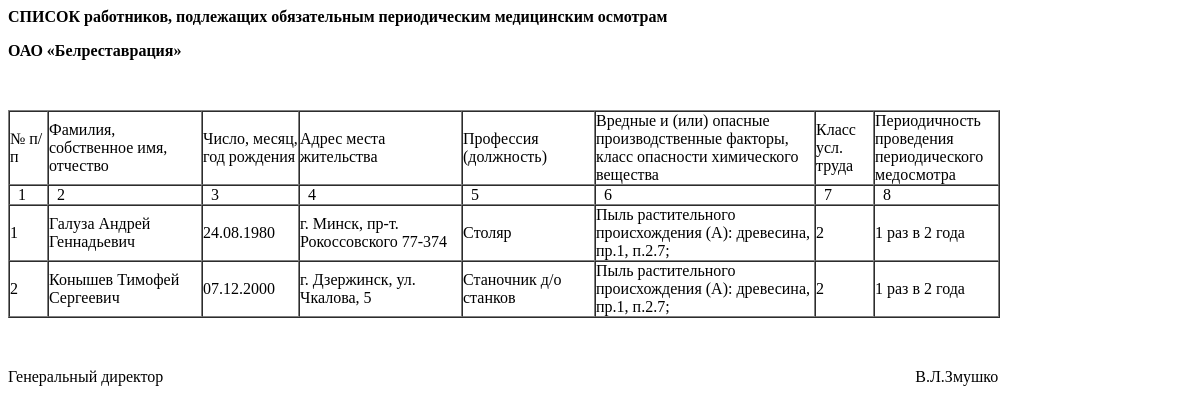
Page /workers/medical_main on the earlier database version.
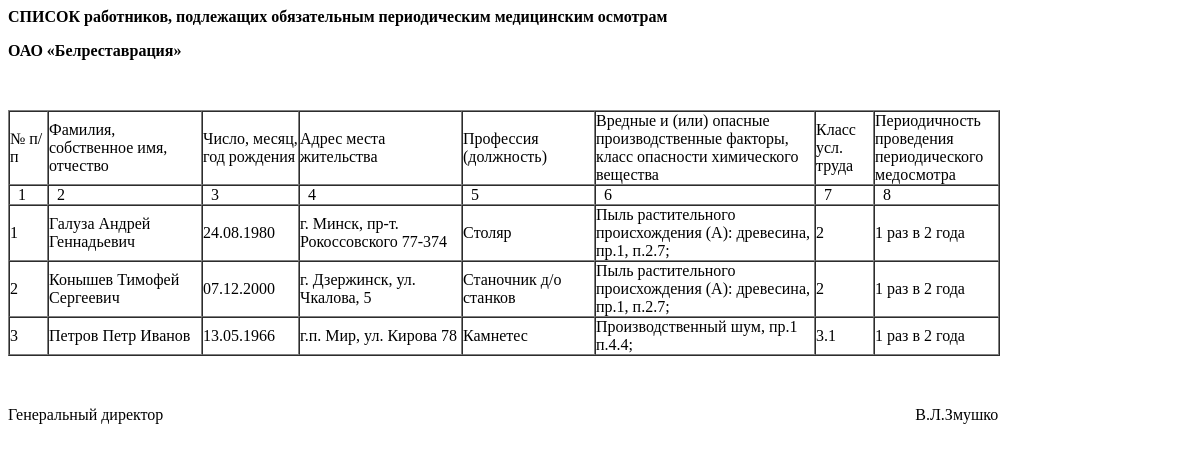
Same page on the later database version.
### workers/models.py (models this page shows, shortened)
class Workers(models.Model):
    DIVISION_CHOICES = (
        ('Администрация', 'Администрация'),
        ('ОРСМУ', 'ОРСМУ'),
        ('Производственная база', 'Производственная база'),
        ('Мирский производственный участок', 'Мирский производственный участок'),
        ('Участок металла и камня', 'Участок металла и камня'),
        ('Участок деревообработки', 'Участок деревообработки'),
    )
    CHOICES = (
        ('начальник ОРСМУ Буковский С.А.', 'начальник ОРСМУ Буковский С.А.'),
        ('заместитель начальника ОРСМУ Волохов Д.В.', 'заместитель начальника ОРСМУ Волохов Д.В.'),
        ('производитель работ ОРСМУ Носко Ю.М.', 'производитель работ ОРСМУ Носко Ю.М.'),
        ('начальник Мирского производственного участка Дрик П.А.', 'начальник Мирского производственного участка Дрик П.А.'),
        ('начальник участка металла и камня Смольский Д.Ю.', 'начальник участка металла и камня Смольский Д.Ю.'),
        ('начальник участка деревообработки Знак С.Н.', 'начальник участка деревообработки Знак С.Н.'),
        ('Не было', 'Не было'),
        ('Другой', 'Другой'),
    )
    CHOICES_FREQUENCY = (
        ('1 раз в 2 года', '1 раз в 2 года'),
        ('1 раз в год', '1 раз в год'),
    )
    DANGEROUS_FACTORS_CHOICES = (
        ('Пыль растительного происхождения (А): древесина, пр.1, п.2.7;',
         'Пыль растительного происхождения (А): древесина, пр.1, п.2.7;'),
        ('Работы на механическом оборудовании, пр.3 п.12', 'Работы на механическом оборудовании, пр.3 п.12'),
        ('Работа на высоте, пр.3 п.1.', 'Работа на высоте, пр.3 п.1.'),
        ('Производственный шум, пр.1 п.4.4;', 'Производственный шум, пр.1 п.4.4;'),
        ('Тепловое излучение, пр. 1 п.4.9.', 'Тепловое излучение, пр. 1 п.4.9.'),
        ('Работы, связанные с оптическими приборами при длительности сосредоточенного наблюдения более 50 % времени рабочей смены пр.1 п.5.6',
         'Работы, связанные с оптическими приборами при длительности сосредоточенного наблюдения более 50 % времени рабочей смены пр.1 п.5.6'),
        ('Повышенная температура воздуха, пр. 1 п.4.8.', 'Повышенная температура воздуха, пр. 1 п.4.8.'),
        ('Углеводороды ароматические: бензол (К), толуол, ксилол, стирол и другие, пр.1, п.1.1.31.',
         'Углеводороды ароматические: бензол (К), толуол, ксилол, стирол и другие, пр.1, п.1.1.31.'),
        ('Альдегиды алифатические (предельные, непредельные и ароматические): формальдегид (К, А), ацетальдегид, акролеин, бензальдегид, фталевый (А), глутаровый альдегид (А), пр.1, п.1.1.2.',
         'Альдегиды алифатические (предельные, непредельные и ароматические): формальдегид (К, А), ацетальдегид, акролеин, бензальдегид, фталевый (А), глутаровый альдегид (А), пр.1, п.1.1.2.'),
    )
    surname = models.CharField('Фамилия', max_length=30)
    firstname = models.CharField('Имя', max_length=30)
    midname = models.CharField('Отчество', max_length=30)
    bday = models.CharField('Дата рождения', max_length=30, null=True, blank=True)
    profession = models.ForeignKey('Professions', on_delete=models.PROTECT, null=True)
    division = models.CharField('Структурное подразделение', max_length=50, choices=DIVISION_CHOICES, default='Администрация')
    adress = models.CharField('Адрес', max_length=150, null=True, blank=True)
    manager = models.CharField('Руководитель стажировки', max_length=150, choices=CHOICES, default="Не было")
    training_start = models.DateField('Дата начала стажировки', null=True, blank=True)
    training_end = models.DateField('Дата окончания стажировки', null=True, blank=True)
    exam = models.DateField('Дата текущей проверки знаний', null=True, blank=True)
    medical = models.DateField('Дата текущего мед. осмотра', null=True, blank=True)
    dangerous_factors = models.CharField('Вредные и опасные факторы', max_length=200, choices=DANGEROUS_FACTORS_CHOICES,
                                         null=True, blank=True)
    condition_class = models.CharField('Класс условий труда', max_length=10, null=True, blank=True)
    frequency = models.CharField('Периодичность проведения медицинского осмотра',
                                 max_length=20, choices=CHOICES_FREQUENCY, null=True, blank=True)
    class Meta:
        verbose_name = 'Worker'
        verbose_name_plural = 'Workers'

class Professions(models.Model):
    profession = models.CharField('Профессия', max_length=50)
    def __str__(self):
        return self.profession  # To display a profession not as an object, but by title
    class Meta:
        verbose_name = 'Profession'
        verbose_name_plural = 'Professions'

### workers/views.py (the view)
# urls.py: path('medical_main', views.medical_main, name='medical_main'),
def medical_main(request):
    workers = Workers.objects.all()
    return render(request, 'workers/medical_main.html', {'workers': workers})

### workers/templates/workers/medical_main.html (shortened to what this page needs)
{% if workers %}
	<p><strong>СПИСОК работников, подлежащих обязательным периодическим медицинским осмотрам </strong></p>
	<p><strong>ОАО &laquo;Белреставрация&raquo;</strong></p>
	<p>&nbsp;</p>
		<table border="1" cellpadding="0" cellspacing="0">
			<tbody>
				<tr>
					<td style="width:37px">
						<p>№ п/п</p>
					</td>
					<td style="width:152px">
						<p>Фамилия, собственное имя, отчество</p>
					</td>
					<td style="width:95px">
						<p>Число, месяц, год рождения</p>
					</td>
					<td style="width:161px">
						<p>Адрес места жительства</p>
					</td>
					<td style="width:131px">
						<p>Профессия (должность)</p>
					</td>
					<td style="width:218px">
						<p>Вредные и (или) опасные производственные факторы, класс опасности химического вещества</p>
					</td>
					<td style="width:57px">
						<p>Класс усл. труда</p>
					</td>
					<td style="width:123px">
						<p>Периодичность проведения периодического медосмотра</p>
					</td>
				</tr>
				<tr>
					<td style="width:37px">
						<p>&nbsp;&nbsp;1</p>
					</td>
					<td style="width:152px">
						<p>&nbsp;&nbsp;2</p>
					</td>
					<td style="width:95px">
						<p>&nbsp;&nbsp;3</p>
					</td>
					<td style="width:161px">
						<p>&nbsp;&nbsp;4</p>
					</td>
					<td style="width:131px">
						<p>&nbsp;&nbsp;5</p>
					</td>
					<td style="width:218px">
						<p>&nbsp;&nbsp;6</p>
					</td>
					<td style="width:57px">
						<p>&nbsp;&nbsp;7</p>
					</td>
					<td style="width:123px">
						<p>&nbsp;&nbsp;8</p>
					</td>
				</tr>
				<tr>
	{% for el in workers %}
					<td style="width:37px">
						<p>{{ el.id }}</p>
					</td>
					<td style="width:152px">
						<p>{{ el.surname }} {{ el.firstname }} {{ el.midname }}</p>
					</td>
					<td style="width:95px">
						<p>{{ el.bday }}</p>
					</td>
					<td style="width:161px">
						<p>{{ el.adress }}</p>
					</td>
					<td style="width:131px">
						<p>{{ el.profession }}</p>
					</td>
					<td style="width:218px">
						<p>{{ el.dangerous_factors }}</p>
					</td>
					<td style="width:57px">
						<p>{{ el.condition_class }}</p>
					</td>
					<td style="width:123px">
						<p>{{ el.frequency }}</p>
					</td>
					</tr>
	{% endfor %}
			</tbody>
		</table>
<p>&nbsp;</p>
<p>Генеральный директор&nbsp;&nbsp;&nbsp;&nbsp;&nbsp;&nbsp;&nbsp;&nbsp;&nbsp;&nbsp;&nbsp;&nbsp;&nbsp;&nbsp;&nbsp;&nbsp;&nbsp;&nbsp;&nbsp;&nbsp;&nbsp;&nbsp;&nbsp;&nbsp;&nbsp;&nbsp;&nbsp;&nbsp;&nbsp;&nbsp;&nbsp;&nbsp;&nbsp;&nbsp;&nbsp;&nbsp;&nbsp;&nbsp;&nbsp;&nbsp;&nbsp;&nbsp;&nbsp;&nbsp;&nbsp;&nbsp;&nbsp;&nbsp;&nbsp;&nbsp;&nbsp;&nbsp;&nbsp;&nbsp;&nbsp;&nbsp;&nbsp;&nbsp;&nbsp;&nbsp;&nbsp;&nbsp;&nbsp;&nbsp;&nbsp;&nbsp;&nbsp;&nbsp;&nbsp;&nbsp;&nbsp;&nbsp;&nbsp;&nbsp;&nbsp;&nbsp;&nbsp;&nbsp;&nbsp;&nbsp;&nbsp;&nbsp;&nbsp;&nbsp;&nbsp;&nbsp;&nbsp;&nbsp;&nbsp;&nbsp;&nbsp;&nbsp;&nbsp;&nbsp;&nbsp;&nbsp;&nbsp;&nbsp;&nbsp;&nbsp;&nbsp;&nbsp;&nbsp;&nbsp;&nbsp;&nbsp;&nbsp;&nbsp;&nbsp;&nbsp;&nbsp;&nbsp;&nbsp;&nbsp;&nbsp;&nbsp;&nbsp;&nbsp;&nbsp;&nbsp;&nbsp;&nbsp;&nbsp;&nbsp;&nbsp;&nbsp;&nbsp;&nbsp;&nbsp;&nbsp;&nbsp;&nbsp;&nbsp;&nbsp;&nbsp;&nbsp;&nbsp;&nbsp;&nbsp;&nbsp;&nbsp;&nbsp;&nbsp;&nbsp;&nbsp;&nbsp;&nbsp;&nbsp;&nbsp;&nbsp;&nbsp;&nbsp;&nbsp;&nbsp;&nbsp;&nbsp;&nbsp;&nbsp;&nbsp;&nbsp;&nbsp;&nbsp;&nbsp;&nbsp;&nbsp;&nbsp;&nbsp;&nbsp;&nbsp;&nbsp;&nbsp;&nbsp;&nbsp;&nbsp;&nbsp;&nbsp;&nbsp;&nbsp;&nbsp;&nbsp;&nbsp;&nbsp;&nbsp;&nbsp;&nbsp;&nbsp;&nbsp; В.Л.Змушко</p>
{% else %}
	<h3>У вас нет работников для прохождения медицинского осмотра</h3>
{% endif %}

Differences in the rows shown:
added Workers: id "3", surname "Петров", firstname "Петр", midname "Иванов", bday "13.05.1966", adress "г.п. Мир, ул. Кирова 78", profession "Камнетес", dangerous_factors "Производственный шум, пр.1 п.4.4;", condition_class "3.1", frequency "1 раз в 2 года"
